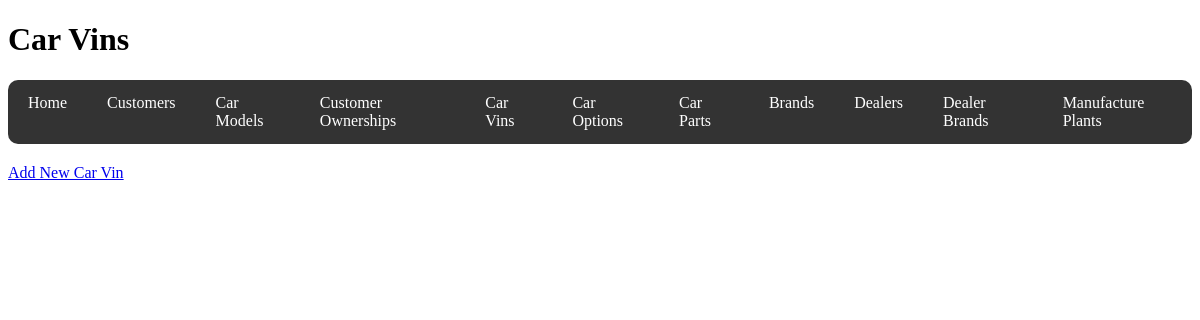
Page /carvins on the earlier database version.
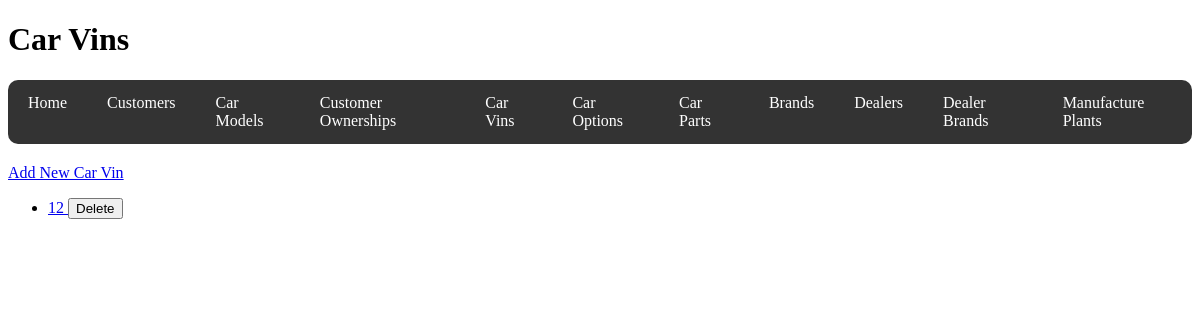
Same page on the later database version.
### code/models.py (models this page shows)
class CarVin(db.Model):
    __tablename__ = "Car_Vins"
    vin = db.Column(db.Integer, primary_key=True)
    model_id = db.Column(db.Integer)
    option_set_id = db.Column(db.Integer)
    manufactured_date = db.Column(db.Date)
    manufactured_plant_id = db.Column(db.Integer)
    ownership = db.relationship("CustomerOwnership", back_populates="car_vin")

### code/routes/carvins.py (the view, shortened to what this page needs)
@carvins_bp.route("/carvins", methods=["GET", "POST"])
def carvins():
    carvins = CarVin.query.all()
    return render_template("carvins.html", carvins=carvins)

### code/templates/carvins.html
{% extends 'base.html' %} {% block title %}Car Vins{% endblock %} {% block
header %}
<h1>Car Vins</h1>
{% endblock %} {% block content %}
<a href="{{ url_for('carvins.new_carvin') }}">Add New Car Vin</a>
<ul>
  {% for carvin in carvins %}
  <li>
    <a href="{{ url_for('carvins.view_carvin', vin=carvin.vin) }}">
      {{ carvin.vin }}
    </a>
    <form
      action="{{ url_for('carvins.delete_carvin', vin=carvin.vin) }}"
      method="POST"
      style="display: inline"
    >
      <button type="submit">Delete</button>
    </form>
  </li>
  {% endfor %}
</ul>
{% endblock %}

Differences in the rows shown:
added CarVin: vin "12"
